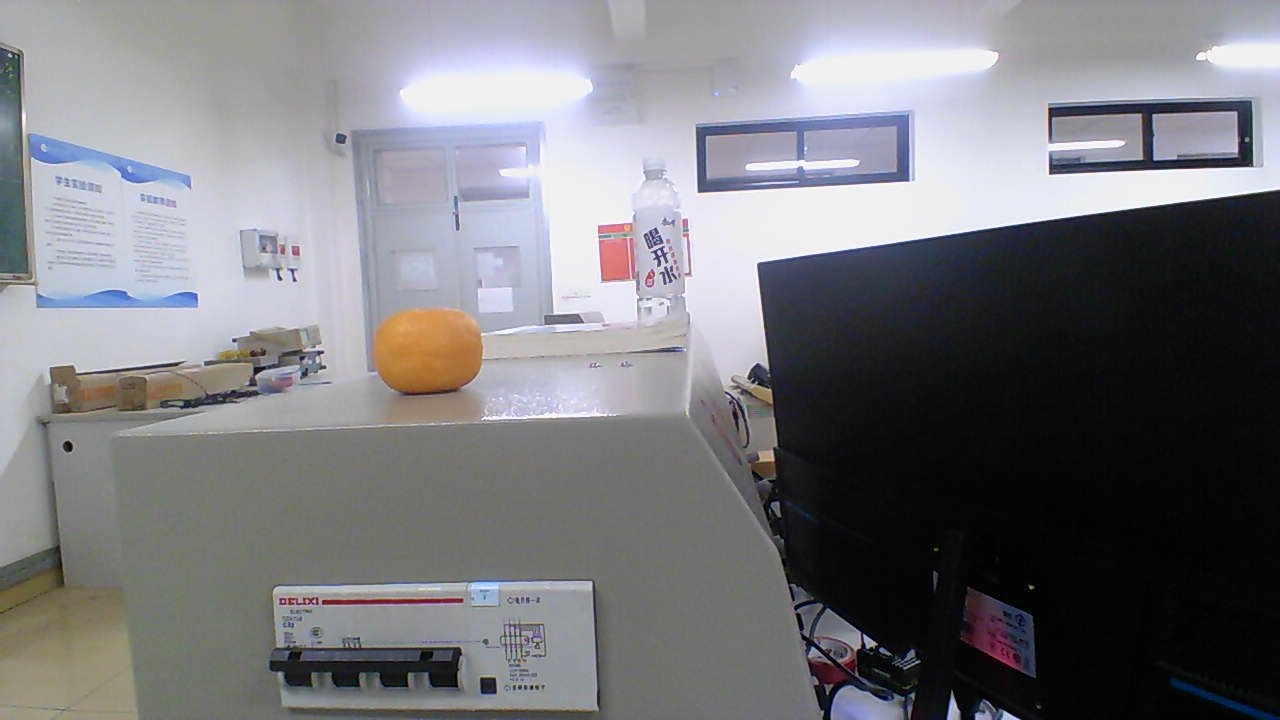
#> input picture right.jpg, 1280 x 720 px
$ python reg2.py
#> lines starting #> are read from the running program, lines starting #| are printed output that depends on the picture
import numpy as np
import cv2

# Read the query image as query_img
# and train image This query image
# is what you need to find in train image
# Save it in the same directory
# with the name image.jpg
query_img = cv2.imread('right.jpg')
#> query_img is the input picture: shape (720, 1280, 3); mean B, G, R 125.7, 121.4, 121.7
train_img = cv2.imread('left.jpg')
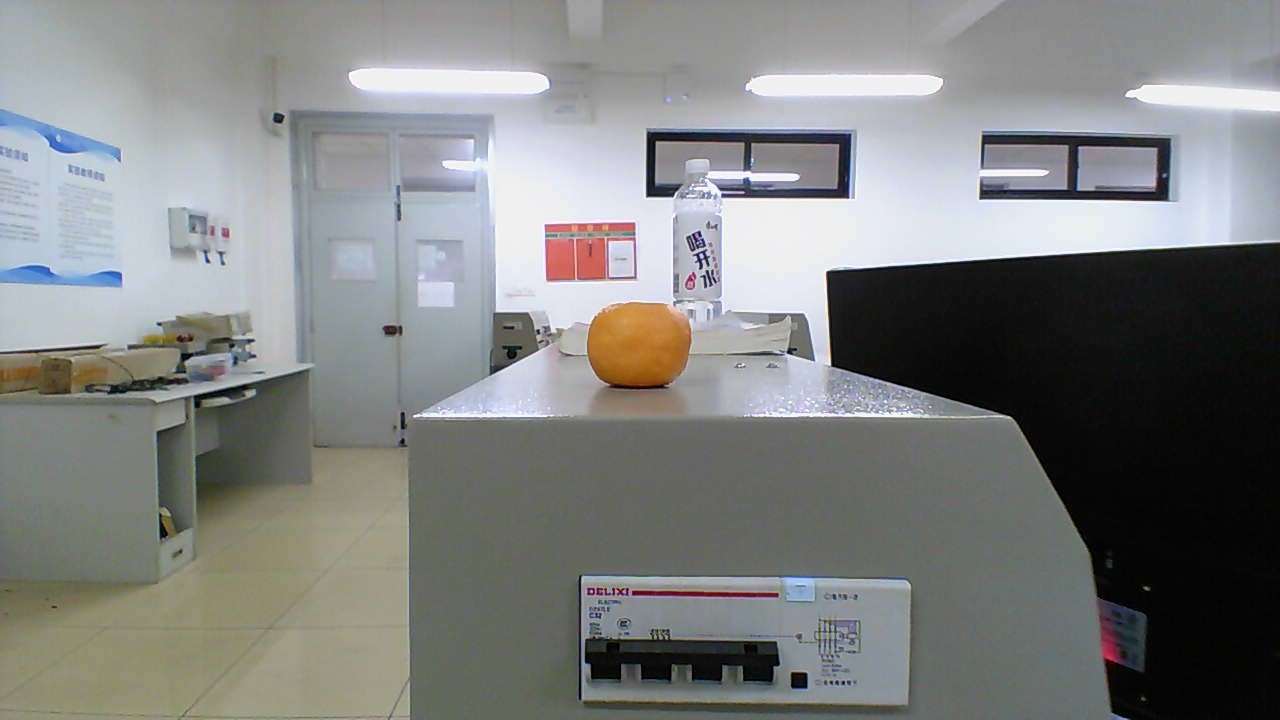
#> input picture left.jpg, 1280 x 720 px
#> train_img is the input picture: shape (720, 1280, 3); mean B, G, R 128.5, 129.4, 127.7

# Convert it to grayscale
query_img_bw = cv2.cvtColor(query_img,cv2.COLOR_BGR2GRAY)
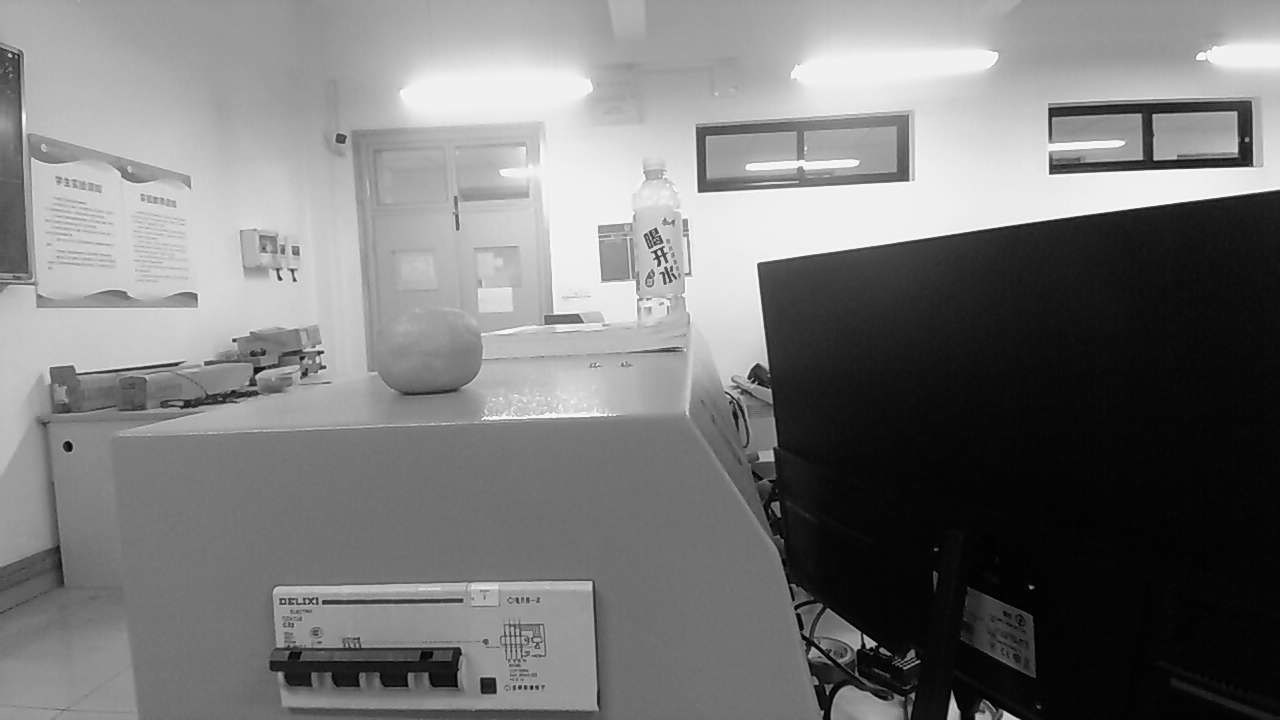
#> query_img_bw: shape (720, 1280); min 0, max 255, mean 122
train_img_bw = cv2.cvtColor(train_img, cv2.COLOR_BGR2GRAY)
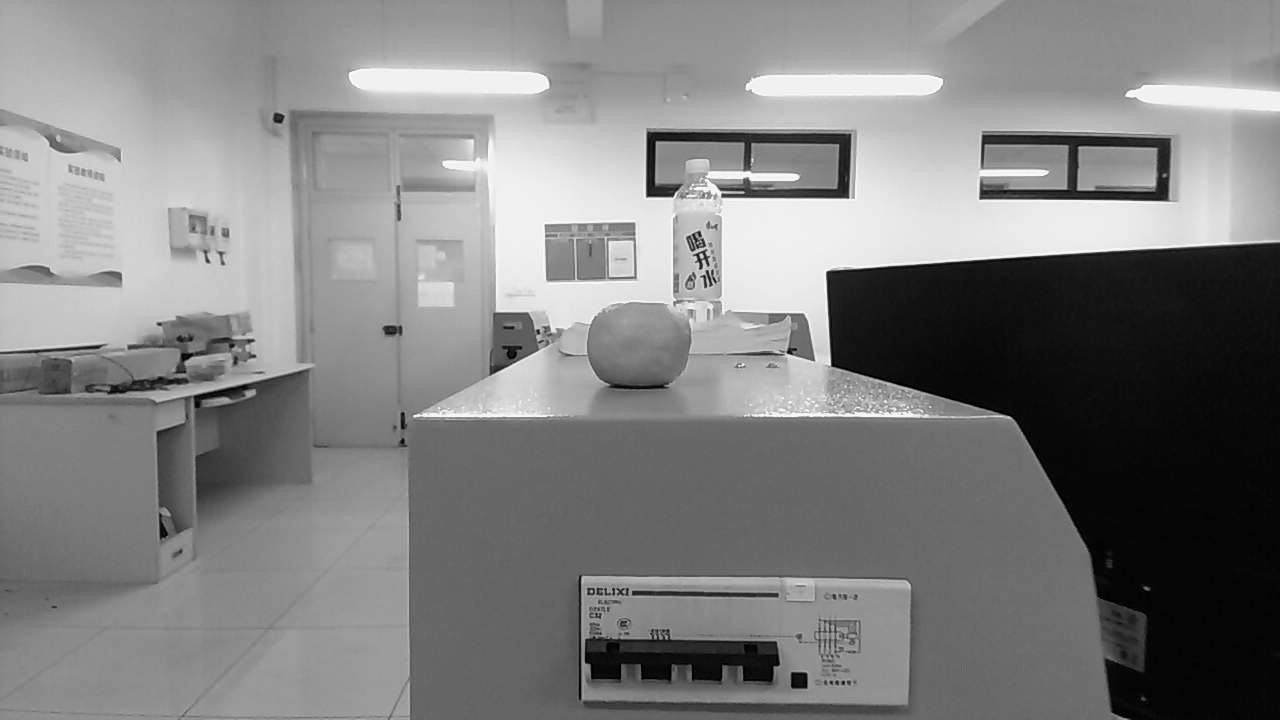
#> train_img_bw: shape (720, 1280); min 0, max 255, mean 128.8

# Initialize the ORB detector algorithm
orb = cv2.ORB_create()

# Now detect the keypoints and compute
# the descriptors for the query image
# and train image
queryKeypoints, queryDescriptors = orb.detectAndCompute(query_img_bw,None)
#> queryKeypoints = 500 keypoints; strongest (x, y, size): (659, 251, 31), (658, 253, 31), (1050, 173, 31), (658, 252, 44.6)
trainKeypoints, trainDescriptors = orb.detectAndCompute(train_img_bw,None)
#> trainKeypoints = 500 keypoints; strongest (x, y, size): (701, 255, 31), (648, 194, 44.6), (696, 254, 37.2), (649, 190, 111.1)

# Initialize the Matcher for matching
# the keypoints and then match the
# keypoints
matcher = cv2.BFMatcher()
matches = matcher.match(queryDescriptors,trainDescriptors)
#> matches = 500 matches
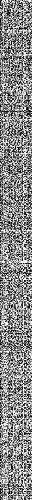
#> queryDescriptors: shape (500, 32); min 0, max 255, mean 136.7

# draw the matches to the final image
# containing both the images the drawMatches()
# function takes both images and keypoints
# and outputs the matched query image with
# its train image
final_img = cv2.drawMatches(query_img, queryKeypoints,
train_img, trainKeypoints, matches[:20],None)
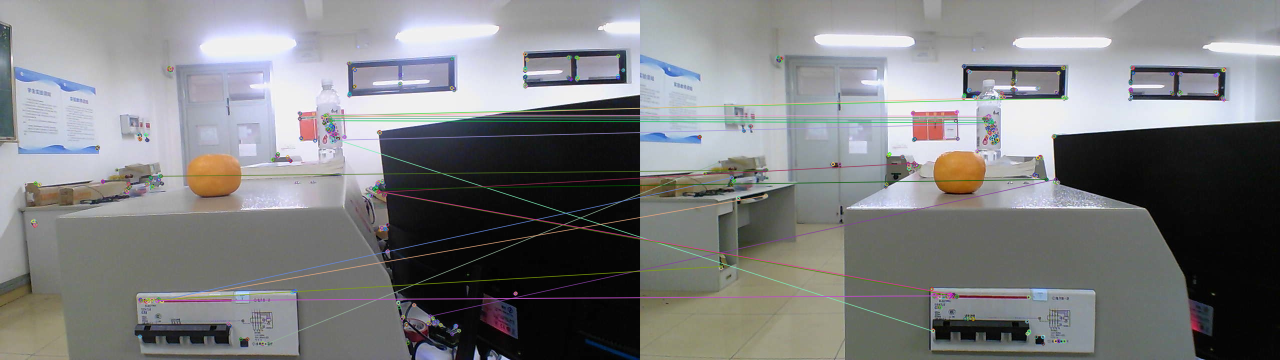
#> final_img: shape (720, 2560, 3) (shown at 1/2 size); mean B, G, R 127.3, 126, 125.1

# final_img = cv2.resize(final_img, (1000,300))

# Show the final image
cv2.imshow("Matches", final_img)
cv2.waitKey(6000)
